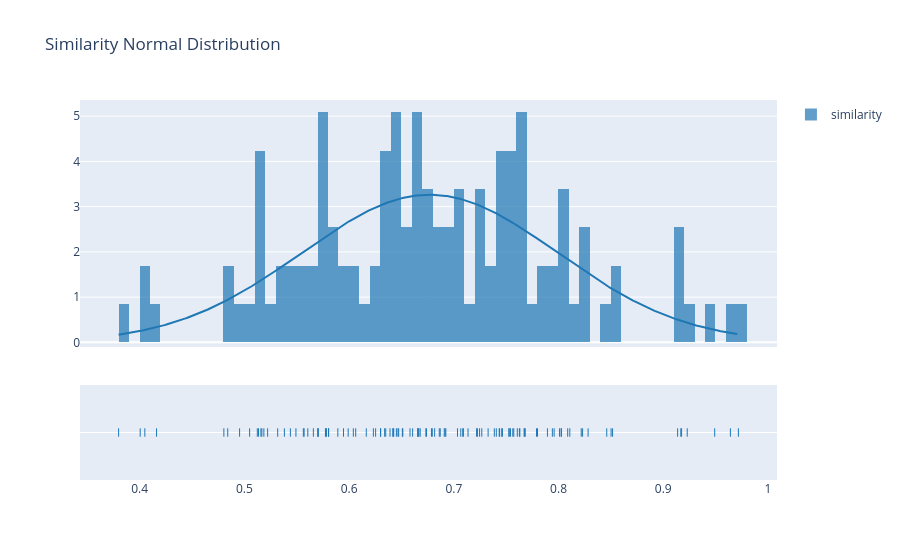

Source (notebook cell):
### Code cell
group_labels = ['similarity']

# Create distplot with curve_type set to 'normal'
fig = ff.create_distplot([df["similarity"]], group_labels, bin_size=.01,
                         curve_type='normal', # override default 'kde'
                        )

# Add title
fig.update_layout(title_text='Similarity Normal Distribution')
fig.show()

### Figure 1 — Plotly figure (JSON) as saved in the notebook; plotly's stock layout.template omitted (floating-point values rounded to 4 significant figures; data arrays with more than 128 entries replaced by an {"elided": "..."} marker saying what was removed)
{"data": [{"autobinx": false, "histnorm": "probability density", "legendgroup": "similarity", "marker": {"color": "rgb(31, 119, 180)"}, "name": "similarity", "opacity": 0.7, "type": "histogram", "x": [0.484, 0.4049, 0.9137, 0.7433, 0.8025, 0.5318, 0.7035, 0.6656, 0.8282, 0.7676, 0.8009, 0.779, 0.7267, 0.7681, 0.7217, 0.7085, 0.6253, 0.7958, 0.687, 0.604, 0.9175, 0.9229, 0.9718, 0.5774, 0.5439, 0.7671, 0.6658, 0.7626, 0.7572, 0.5135, 0.6426, 0.7246, 0.6451, 0.6666, 0.505, 0.6301, 0.5782, 0.6513, 0.7387, 0.763, 0.7136, 0.8087, 0.846, 0.6908, 0.3798, 0.5492, 0.6473, 0.7464, 0.5946, 0.7799, 0.7066, 0.8027, 0.7406, 0.63, 0.7541, 0.9491, 0.7092, 0.8502, 0.557, 0.5803, 0.7894, 0.642, 0.7606, 0.6786, 0.5186, 0.7563, 0.6231, 0.5805, 0.6606, 0.5991, 0.7437, 0.5222, 0.5123, 0.4161, 0.6349, 0.7457, 0.5892, 0.6582, 0.6466, 0.8516, 0.6339, 0.6917, 0.9641, 0.7525, 0.6733, 0.8229, 0.5605, 0.5704, 0.9167, 0.6658, 0.578, 0.5167, 0.5563, 0.5658, 0.7941, 0.7225, 0.5702, 0.5382, 0.5157, 0.7327, 0.6794, 0.6924, 0.6739, 0.6861, 0.4005, 0.4954, 0.6063, 0.6164, 0.8107, 0.5703, 0.6508, 0.6817, 0.6679, 0.7529, 0.8217, 0.6418, 0.4804, 0.6391], "xaxis": "x", "xbins": {"end": 0.9718, "size": 0.01, "start": 0.3798}, "yaxis": "y"}, {"legendgroup": "similarity", "marker": {"color": "rgb(31, 119, 180)"}, "mode": "lines", "name": "similarity", "showlegend": false, "type": "scatter", "x": {"elided": "500 float values"}, "xaxis": "x", "y": {"elided": "500 float values"}, "yaxis": "y"}, {"legendgroup": "similarity", "marker": {"color": "rgb(31, 119, 180)", "symbol": "line-ns-open"}, "mode": "markers", "name": "similarity", "showlegend": false, "type": "scatter", "x": [0.484, 0.4049, 0.9137, 0.7433, 0.8025, 0.5318, 0.7035, 0.6656, 0.8282, 0.7676, 0.8009, 0.779, 0.7267, 0.7681, 0.7217, 0.7085, 0.6253, 0.7958, 0.687, 0.604, 0.9175, 0.9229, 0.9718, 0.5774, 0.5439, 0.7671, 0.6658, 0.7626, 0.7572, 0.5135, 0.6426, 0.7246, 0.6451, 0.6666, 0.505, 0.6301, 0.5782, 0.6513, 0.7387, 0.763, 0.7136, 0.8087, 0.846, 0.6908, 0.3798, 0.5492, 0.6473, 0.7464, 0.5946, 0.7799, 0.7066, 0.8027, 0.7406, 0.63, 0.7541, 0.9491, 0.7092, 0.8502, 0.557, 0.5803, 0.7894, 0.642, 0.7606, 0.6786, 0.5186, 0.7563, 0.6231, 0.5805, 0.6606, 0.5991, 0.7437, 0.5222, 0.5123, 0.4161, 0.6349, 0.7457, 0.5892, 0.6582, 0.6466, 0.8516, 0.6339, 0.6917, 0.9641, 0.7525, 0.6733, 0.8229, 0.5605, 0.5704, 0.9167, 0.6658, 0.578, 0.5167, 0.5563, 0.5658, 0.7941, 0.7225, 0.5702, 0.5382, 0.5157, 0.7327, 0.6794, 0.6924, 0.6739, 0.6861, 0.4005, 0.4954, 0.6063, 0.6164, 0.8107, 0.5703, 0.6508, 0.6817, 0.6679, 0.7529, 0.8217, 0.6418, 0.4804, 0.6391], "xaxis": "x", "y": ["similarity", "similarity", "similarity", "similarity", "similarity", "similarity", "similarity", "similarity", "similarity", "similarity", "similarity", "similarity", "similarity", "similarity", "similarity", "similarity", "similarity", "similarity", "similarity", "similarity", "similarity", "similarity", "similarity", "similarity", "similarity", "similarity", "similarity", "similarity", "similarity", "similarity", "similarity", "similarity", "similarity", "similarity", "similarity", "similarity", "similarity", "similarity", "similarity", "similarity", "similarity", "similarity", "similarity", "similarity", "similarity", "similarity", "similarity", "similarity", "similarity", "similarity", "similarity", "similarity", "similarity", "similarity", "similarity", "similarity", "similarity", "similarity", "similarity", "similarity", "similarity", "similarity", "similarity", "similarity", "similarity", "similarity", "similarity", "similarity", "similarity", "similarity", "similarity", "similarity", "similarity", "similarity", "similarity", "similarity", "similarity", "similarity", "similarity", "similarity", "similarity", "similarity", "similarity", "similarity", "similarity", "similarity", "similarity", "similarity", "similarity", "similarity", "similarity", "similarity", "similarity", "similarity", "similarity", "similarity", "similarity", "similarity", "similarity", "similarity", "similarity", "similarity", "similarity", "similarity", "similarity", "similarity", "similarity", "similarity", "similarity", "similarity", "similarity", "similarity", "similarity", "similarity", "similarity", "similarity", "similarity", "similarity"], "yaxis": "y2"}], "layout": {"barmode": "overlay", "hovermode": "closest", "legend": {"traceorder": "reversed"}, "title": {"text": "Similarity Normal Distribution"}, "xaxis": {"anchor": "y2", "domain": [0, 1], "zeroline": false}, "yaxis": {"anchor": "free", "domain": [0.35, 1], "position": 0}, "yaxis2": {"anchor": "x", "domain": [0, 0.25], "dtick": 1, "showticklabels": false}}}
